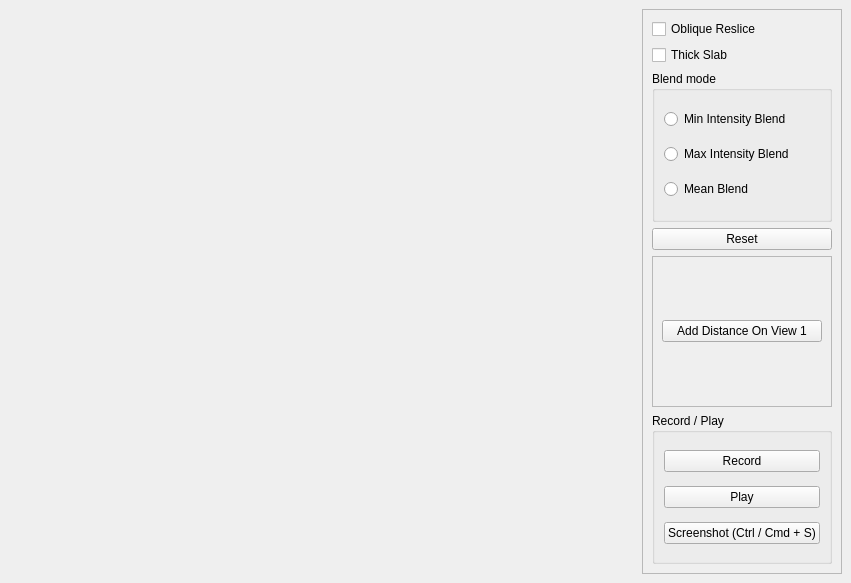
<?xml version="1.0" encoding="UTF-8"?>
<ui version="4.0">
 <class>QtVTKRenderWindows</class>
 <widget class="QMainWindow" name="QtVTKRenderWindows">
  <property name="geometry">
   <rect>
    <x>0</x>
    <y>0</y>
    <width>851</width>
    <height>583</height>
   </rect>
  </property>
  <property name="windowTitle">
   <string>QtVTKRenderWindows</string>
  </property>
  <property name="windowIcon">
   <iconset>
    <normaloff>:/Icons/help.png</normaloff>:/Icons/help.png</iconset>
  </property>
  <property name="iconSize">
   <size>
    <width>22</width>
    <height>22</height>
   </size>
  </property>
  <widget class="QWidget" name="centralwidget">
   <layout class="QHBoxLayout" name="horizontalLayout" stretch="5,0">
    <item>
     <layout class="QGridLayout" name="gridLayout_2">
      <item row="1" column="0">
       <widget class="QVTKOpenGLWidget" name="view2" native="true"/>
      </item>
      <item row="0" column="1">
       <widget class="QVTKOpenGLWidget" name="view4" native="true"/>
      </item>
      <item row="1" column="1">
       <widget class="QVTKOpenGLWidget" name="view3" native="true"/>
      </item>
      <item row="0" column="0">
       <widget class="QVTKOpenGLWidget" name="view1" native="true"/>
      </item>
     </layout>
    </item>
    <item>
     <widget class="QFrame" name="frame">
      <property name="frameShape">
       <enum>QFrame::StyledPanel</enum>
      </property>
      <property name="frameShadow">
       <enum>QFrame::Raised</enum>
      </property>
      <layout class="QVBoxLayout" name="verticalLayout">
       <item>
        <widget class="QCheckBox" name="resliceModeCheckBox">
         <property name="text">
          <string>Oblique Reslice</string>
         </property>
        </widget>
       </item>
       <item>
        <widget class="QCheckBox" name="thickModeCheckBox">
         <property name="text">
          <string>Thick Slab</string>
         </property>
        </widget>
       </item>
       <item>
        <widget class="QGroupBox" name="blendModeGroupBox">
         <property name="title">
          <string>Blend mode</string>
         </property>
         <layout class="QGridLayout" name="gridLayout_3">
          <item row="0" column="0">
           <widget class="QRadioButton" name="radioButton_Min">
            <property name="text">
             <string>Min Intensity Blend</string>
            </property>
           </widget>
          </item>
          <item row="1" column="0">
           <widget class="QRadioButton" name="radioButton_Max">
            <property name="text">
             <string>Max Intensity Blend</string>
            </property>
           </widget>
          </item>
          <item row="2" column="0">
           <widget class="QRadioButton" name="radioButton_Mean">
            <property name="text">
             <string>Mean Blend</string>
            </property>
           </widget>
          </item>
         </layout>
        </widget>
       </item>
       <item>
        <widget class="QPushButton" name="resetButton">
         <property name="text">
          <string>Reset</string>
         </property>
        </widget>
       </item>
       <item>
        <widget class="QFrame" name="frame_2">
         <property name="frameShape">
          <enum>QFrame::StyledPanel</enum>
         </property>
         <property name="frameShadow">
          <enum>QFrame::Raised</enum>
         </property>
         <layout class="QGridLayout" name="gridLayout">
          <item row="0" column="0">
           <widget class="QPushButton" name="AddDistance1Button">
            <property name="text">
             <string>Add Distance On View 1</string>
            </property>
           </widget>
          </item>
         </layout>
        </widget>
       </item>
       <item>
        <widget class="QGroupBox" name="groupBox_TestUtility">
         <property name="title">
          <string>Record / Play</string>
         </property>
         <layout class="QVBoxLayout" name="verticalLayout_2">
          <item>
           <widget class="QPushButton" name="pushButton_Record">
            <property name="text">
             <string>Record</string>
            </property>
           </widget>
          </item>
          <item>
           <widget class="QPushButton" name="pushButton_Play">
            <property name="text">
             <string>Play</string>
            </property>
           </widget>
          </item>
          <item>
           <widget class="QPushButton" name="pushButton_Screenshot">
            <property name="text">
             <string>Screenshot (Ctrl / Cmd + S)</string>
            </property>
            <property name="shortcut">
             <string>Ctrl+S</string>
            </property>
           </widget>
          </item>
         </layout>
        </widget>
       </item>
      </layout>
     </widget>
    </item>
   </layout>
  </widget>
  <action name="actionOpenFile">
   <property name="enabled">
    <bool>true</bool>
   </property>
   <property name="icon">
    <iconset>
     <normaloff>:/Icons/fileopen.png</normaloff>:/Icons/fileopen.png</iconset>
   </property>
   <property name="text">
    <string>Open File...</string>
   </property>
  </action>
  <action name="actionExit">
   <property name="icon">
    <iconset>
     <normaloff>.</normaloff>.</iconset>
   </property>
   <property name="text">
    <string>Exit</string>
   </property>
  </action>
  <action name="actionPrint">
   <property name="icon">
    <iconset>
     <normaloff>:/Icons/print.png</normaloff>:/Icons/print.png</iconset>
   </property>
   <property name="text">
    <string>Print</string>
   </property>
  </action>
  <action name="actionHelp">
   <property name="icon">
    <iconset>
     <normaloff>:/Icons/help.png</normaloff>:/Icons/help.png</iconset>
   </property>
   <property name="text">
    <string>Help</string>
   </property>
  </action>
  <action name="actionSave">
   <property name="icon">
    <iconset>
     <normaloff>:/Icons/filesave.png</normaloff>:/Icons/filesave.png</iconset>
   </property>
   <property name="text">
    <string>Save</string>
   </property>
  </action>
  <action name="actionPlay">
   <property name="text">
    <string>Play</string>
   </property>
   <property name="toolTip">
    <string>Play recorded interaction files</string>
   </property>
  </action>
  <action name="actionRecord">
   <property name="text">
    <string>Record</string>
   </property>
   <property name="toolTip">
    <string>Record interaction to XML file</string>
   </property>
  </action>
 </widget>
 <customwidgets>
  <customwidget>
   <class>QVTKOpenGLWidget</class>
   <extends>QWidget</extends>
   <header>QVTKOpenGLWidget.h</header>
  </customwidget>
 </customwidgets>
 <resources>
  <include location="Icons/icons.qrc"/>
 </resources>
 <connections>
  <connection>
   <sender>pushButton_Play</sender>
   <signal>clicked()</signal>
   <receiver>actionPlay</receiver>
   <slot>trigger()</slot>
   <hints>
    <hint type="sourcelabel">
     <x>725</x>
     <y>515</y>
    </hint>
    <hint type="destinationlabel">
     <x>-1</x>
     <y>-1</y>
    </hint>
   </hints>
  </connection>
  <connection>
   <sender>pushButton_Record</sender>
   <signal>clicked()</signal>
   <receiver>actionRecord</receiver>
   <slot>trigger()</slot>
   <hints>
    <hint type="sourcelabel">
     <x>725</x>
     <y>464</y>
    </hint>
    <hint type="destinationlabel">
     <x>-1</x>
     <y>-1</y>
    </hint>
   </hints>
  </connection>
 </connections>
</ui>
